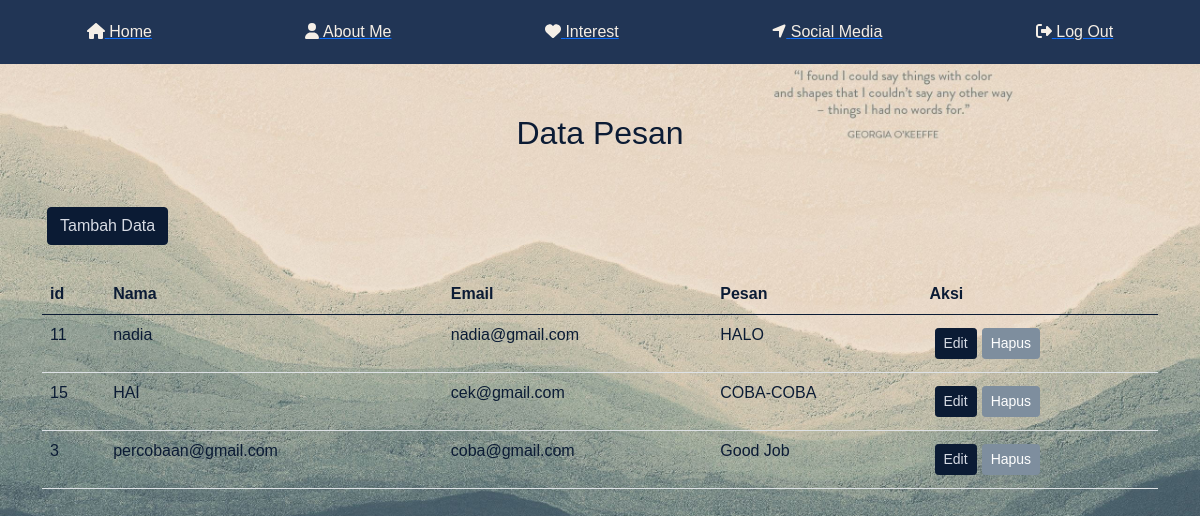
The page /kontak.php on the database its author committed.
### tables this page shows
CREATE TABLE `webme` (
  `id` varchar(10) NOT NULL,
  `nama_pengirim` varchar(50) DEFAULT NULL,
  `email_pengirim` varchar(50) DEFAULT NULL,
  `pesan` varchar(100) DEFAULT NULL
);

### kontak.php (the view, shortened to what this page needs)
<!DOCTYPE html>
<html lang="en">
<head>
  <link rel="stylesheet" href="https://cdnjs.cloudflare.com/ajax/libs/twitter-bootstrap/5.0.2/css/bootstrap.min.css">
  <link rel="stylesheet" href="https://cdnjs.cloudflare.com/ajax/libs/font-awesome/5.15.3/css/all.min.css">
</head>
<body>
  <div class="menu">
    <div class="menu-item">
      <a href="home.html">
        <i class="fas fa-home" style="color: #F5EFE7;"></i>
        <span style="color: #F5EFE7;">Home</span>
      </a>
    </div>
    <div class="menu-item">
      <a href="aboutme.html">
        <i class="fas fa-user" style="color: #F5EFE7;"></i>
        <span style="color: #F5EFE7;">About Me</span>
      </a>
    </div>
    <div class="menu-item">
      <a href="interest.html">
        <i class="fas fa-heart" style="color: #F5EFE7;"></i>
        <span style="color: #F5EFE7;">Interest</span>
      </a>
    </div>
    <div class="menu-item">
      <a href="sosmed.html">
        <i class="fas fa-location-arrow" style="color: #F5EFE7;"></i>
        <span style="color: #F5EFE7;">Social Media</span>
      </a>
    </div>
    <div class="menu-item">
      <a href="login.php?logout=true" onclick="confirmLogout(event)">
        <i class="fas fa-sign-out-alt" style="color: #F5EFE7;"></i>
        <span style="color: #F5EFE7;">Log Out</span>
      </a>
    </div>
  </div>
    <?php
    $servername = "localhost";
    $username = "root";
    $password = "";
    $database = "jwdtugas1";
    $conn = mysqli_connect($servername, $username, $password, $database);
    ?>
    <div class="container">
        <center><h2>Data Pesan</h2></center>
        <button type="button" class="btn btn-primary" data-bs-toggle="modal" data-bs-target="#addModal">Tambah Data</button>
        <br><br>
        <table class="table">
            <thead>
                <tr>
                    <th>id</th>
                    <th>Nama</th>
                    <th>Email</th>
                    <th>Pesan</th>
                    <th>Aksi</th>
                </tr>
            </thead>
            <tbody>
                <?php
                $query = "SELECT * FROM webme";
                $result = mysqli_query($conn, $query);
                if (mysqli_num_rows($result) > 0) {
                    while ($row = mysqli_fetch_assoc($result)) {
                        echo "<tr>";
                        echo "<td>" . $row['id'] . "</td>";
                        echo "<td>" . $row['nama_pengirim'] . "</td>";
                        echo "<td>" . $row['email_pengirim'] . "</td>";
                        echo "<td>" . $row['pesan'] . "</td>";
                        echo "<td>";
                        echo "<button type='button' class='btn btn-primary btn-sm' data-bs-toggle='modal' data-bs-target='#editModal' data-id='" . $row['id'] . "' data-nama_pengirim='" . $row['nama_pengirim'] . "' data-email_pengirim='" . $row['email_pengirim'] . "' data-pesan='" . $row['pesan'] . "'>Edit</button>";
                        echo "<a href='?id=" . $row['id'] . "' class='btn btn-danger btn-sm' onclick='return confirm(\"Apakah Anda yakin ingin menghapus data ini?\")'>Hapus</a>";
                        echo "</td>";
                        echo "</tr>";
                    }
                } else {
                    echo "<tr><td colspan='6'>Tidak ada data pesan</td></tr>";
                }
                ?>
            </tbody>
        </table>
    </div>
</body>
</html>

### kontak.php (style rules this page uses)
body { font-family: Arial, sans-serif; margin: 0; padding: 0; background-color: #213555; background-image: url("pxfuel.jpg"); background-repeat: no-repeat; background-size: cover; background-position: center; padding-top: 0px; }
.menu { background-color: #213555; color: #F5EFE7; padding: 10px; display: flex; justify-content: space-around; }
.menu-item { display: flex; flex-direction: column; align-items: center; cursor: pointer; padding: 10px; }
h2 { color: #0B1B34; margin: 50px; }
th { background-color: #D7DBE4; color: #0B1B34; }
td { background-color: #D7DBE4; color: #0B1B34; }
.btn-primary { background-color: #0B1B34; border-color: #0B1B34; margin: 5px; }
.btn-danger { background-color: #7E8E9E; border-color: #7E8E9E; }
.btn-primary, .btn-secondary { color: #D7DBE4; }

### rows shown on the page
webme: id "11", nama_pengirim "nadia", email_pengirim "nadia@gmail.com", pesan "HALO"
webme: id "15", nama_pengirim "HAI", email_pengirim "cek@gmail.com", pesan "COBA-COBA"
webme: id "3", nama_pengirim "percobaan@gmail.com", email_pengirim "coba@gmail.com", pesan "Good Job"
